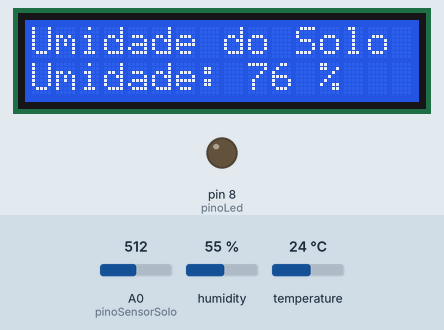
This sketch was run on a simulated Arduino Uno, built with avr-gcc and run on an emulated ATmega328P. On the bench: 16×2 character LCD, output pins drawn as LEDs (lit = HIGH). The test bench sets the inputs (shaded band); at power-on: A0 (pinoSensorSolo) = 512, humidity 55 %, temperature 24 °C. What the sketch prints to the serial monitor is not drawn.

Above: at 4.7 s.
4.8 s: A0 (pinoSensorSolo) set to 611
At 6.5 s:
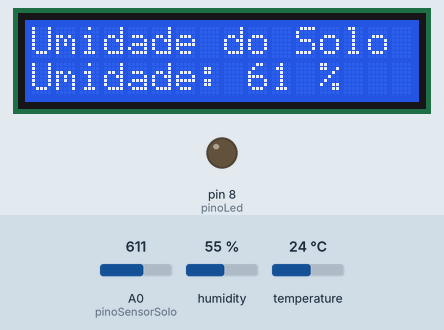
9.1 s: A0 (pinoSensorSolo) set to 637
At 11.0 s:
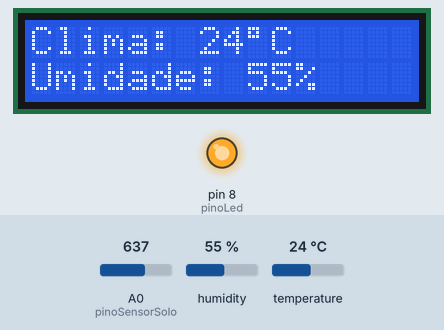
15.1 s: A0 (pinoSensorSolo) set to 716
At 17.0 s:
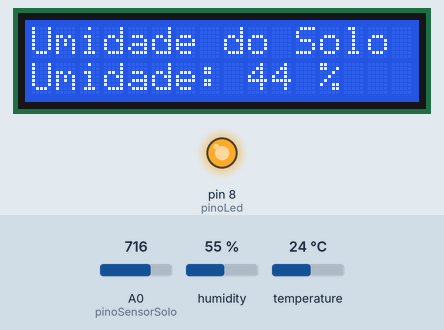
20.3 s: humidity set to 22 %
At 22.8 s:
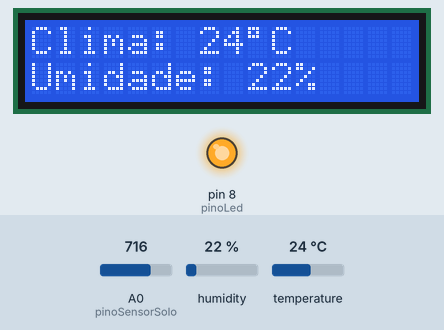
26.3 s: A0 (pinoSensorSolo) set to 511
At 29.4 s:
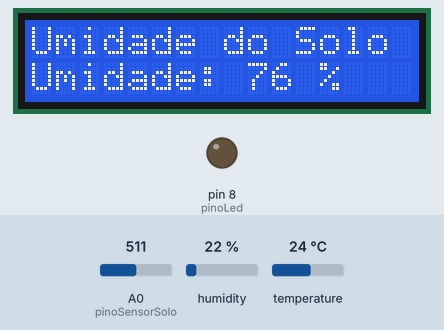
30.4 s: temperature set to 12 °C
At 34.0 s:
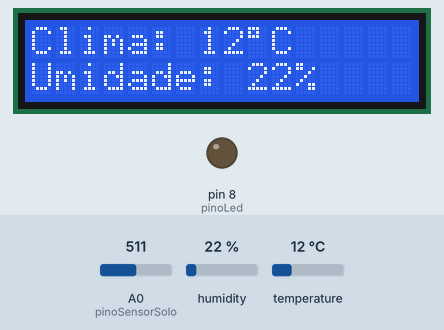
Timing chart, 0 to 35.5 s (numbered marks = the images above; inputs shaded):
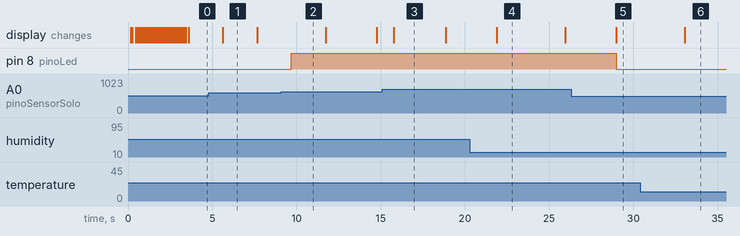

The sketch:

sensor_umidade.ino
```cpp
#include <DHT.h>
#include <DHT_U.h>

#include <LiquidCrystal.h>

int lcd_rs = 12, lcd_en = 11, lcd_d4 = 4, lcd_d5 = 5, lcd_d6 = 6, lcd_d7 = 7;

LiquidCrystal lcd(lcd_rs, lcd_en, lcd_d4, lcd_d5, lcd_d6, lcd_d7);

const int pinoSensorSolo = A0;
const int pinoLed = 8;
const int porcentagemSeco = 60;
int umidadeSolo = 0;
float umidadeAr = 0;
float temperatura = 0;

int PINO_DHT = A5;

#define DHTTYPE DHT11;

DHT dht(PINO_DHT, DHT11);

uint8_t icone[] = { 0x1f, 0x1f, 0x1f, 0x1f, 0x1f, 0x1f, 0x1f, 0x1f };

void setup() {

  lcd.createChar(0, icone);

  lcd.begin(16, 2);

  Serial.begin(9600);

  dht.begin();

  pinMode(pinoLed, OUTPUT);

  apresentacao();
}

void apresentacao() {
  lcd.setCursor(3, 0);

  String mensagem = "Bem vindo!";
  for (byte i = 0; i < mensagem.length(); i++) {
    lcd.print(mensagem[i]);
    delay(100);
  }

  for (byte i = 0; i < 16; i++) {
    lcd.setCursor(i, 1);
    lcd.write(byte(0));
    delay(100);
  }

  for (byte i = 0; i < 16; i++) {
    lcd.scrollDisplayLeft();
    delay(50);
  }

  delay(100);
}

void avisarUsuario() {
  Serial.print("{\"umidade_solo\":");
  Serial.print(umidadeSolo);
  Serial.print(",");

  Serial.print("\"umidade_ar\":");
  Serial.print(umidadeAr, 0);
  Serial.print(",");

  Serial.print("\"temperatura\":");
  Serial.print(temperatura, 0);
  Serial.println("}");
}

int contador = 0;

void loop() {

  contador = 0;

  while (true) {
    lerSensores();

    if (contador >= 4) {
      if (isnan(umidadeAr) || isnan(temperatura)) {
        return;
      }

      if (umidadeSolo < porcentagemSeco) {
        avisarNoDisplay();
        break;
      }

      avisarUsuario();
      break;
    };

    lcd.clear();
    lcd.setCursor(0, 0);
    lcd.print("Umidade do Solo");

    lcd.setCursor(0, 1);

    lcd.print("Umidade: ");

    lcd.print(umidadeSolo);
    lcd.print(" %   ");

    contador++;

    delay(1000);
  }

  contador = 0;

  while (true) {
    lerSensores();

    if (isnan(umidadeAr) || isnan(temperatura)) {
      return;
    }

    if (contador == 4) {
      if (umidadeSolo < porcentagemSeco) {
        avisarNoDisplay();
        break;
      }

      avisarUsuario();
      break;
    };

    lcd.clear();
    lcd.setCursor(0, 0);

    lcd.print("Clima: ");
    lcd.print(temperatura, 0);
    lcd.print((char)223);
    lcd.print("C");

    lcd.setCursor(0, 1);

    lcd.print("Umidade: ");
    lcd.print(umidadeAr, 0);
    lcd.print("%  ");

    contador++;

    delay(1000);
  }
}

void lerSensores() {
  temperatura = dht.readTemperature();
  umidadeAr = dht.readHumidity();

  umidadeSolo = analogRead(pinoSensorSolo);
  umidadeSolo = map(umidadeSolo, 1005, 362, 0, 100);

  if (umidadeSolo > 100)
    umidadeSolo = 100;

  if (umidadeSolo < 0)
    umidadeSolo = 0;

  if (umidadeSolo < porcentagemSeco) {
    digitalWrite(pinoLed, HIGH);
  } else {
    digitalWrite(pinoLed, LOW);
  }
}

void avisarNoDisplay() {
  lcd.clear();
  lcd.setCursor(0, 0);

  lcd.print("Planta precisa");
  lcd.setCursor(0, 1);
  lcd.print("de agua!");

  avisarUsuario();

  delay(3000);
}
```

Measured:
- the behaviour switches between 619 and 620 on A0 (pinoSensorSolo) (found by bisection; images 1 and 2)
- after the input at 4.8 s, the display: changes after 0.84 s (image 1)
- after the input at 9.1 s, pin 8 (pinoLed): LOW → HIGH after 0.61 s
- after the input at 15.1 s, the display: changes after 0.68 s (image 3)
- after the input at 20.3 s, the display: changes after 1.6 s (image 4)
- after the input at 26.3 s, pin 8 (pinoLed): HIGH → LOW after 2.7 s; the display: changes after 2.7 s (image 5)
- after the input at 30.4 s, the display: changes after 2.7 s (image 6)
